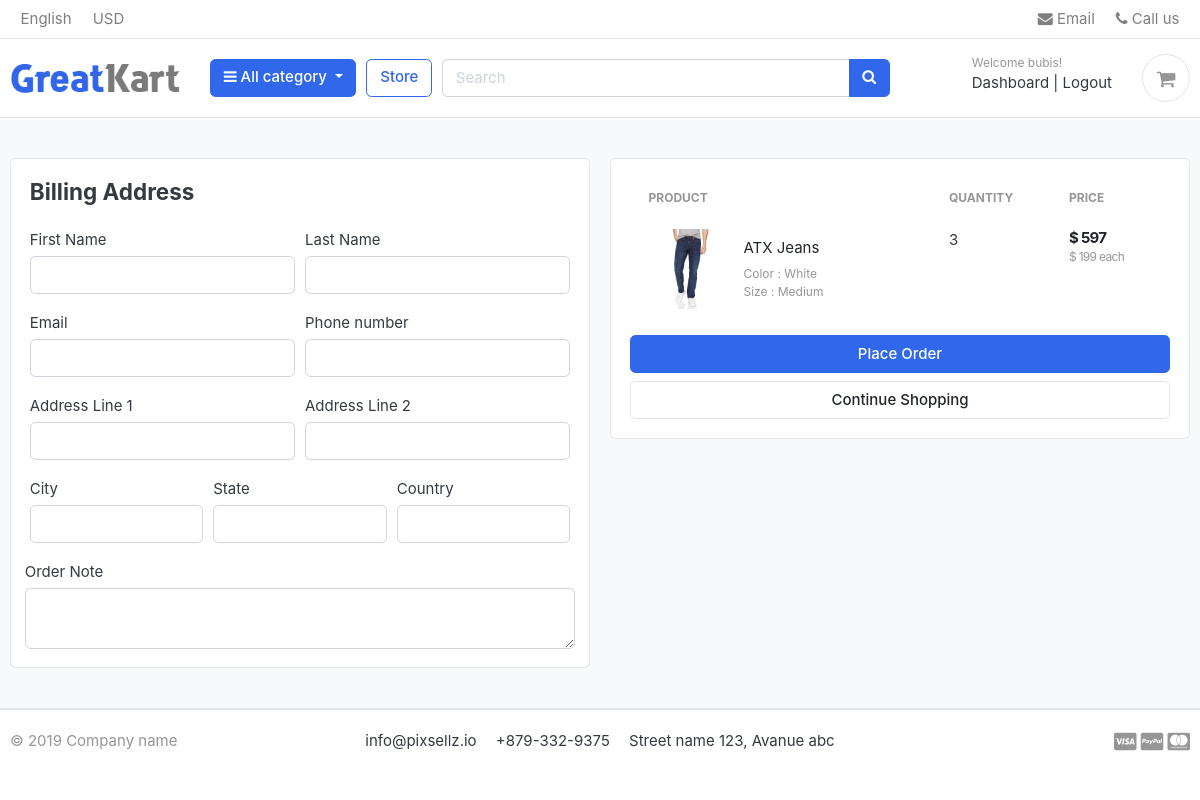
/cart/checkout/ (signed in), run on an earlier commit of the app's database.
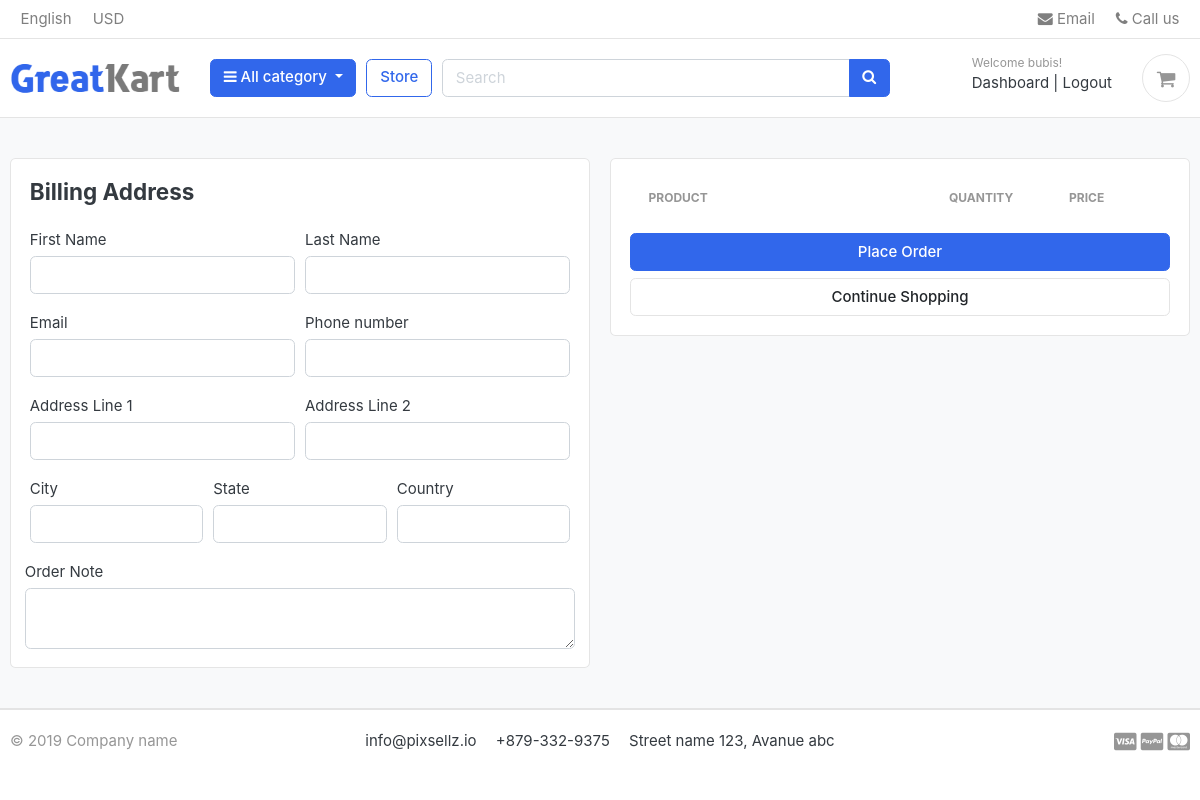
And on a later commit of the database.
### carts/models.py (models this page shows, shortened)
class CartItem(models.Model):
    user = models.ForeignKey(Account, on_delete=models.CASCADE, null=True)
    product = models.ForeignKey(Product, on_delete=models.CASCADE)
    variations = models.ManyToManyField(Variation,blank=True)
    cart = models.ForeignKey(Cart, on_delete=models.CASCADE, null=True)
    quantity = models.IntegerField()
    is_active = models.BooleanField(default=True)
    def sub_total(self):
        return self.product.price * self.quantity

### store/models.py (models this page shows, shortened)
class Product(models.Model):
    product_name = models.CharField(max_length=200, unique=True)
    slug = models.SlugField(max_length=200, unique=True)
    description = models.TextField(max_length=500, blank=True)
    price = models.IntegerField()
    images = models.ImageField(upload_to='photos/products')
    stock = models.IntegerField()
    is_available = models.BooleanField(default=True)
    category = models.ForeignKey(Category, on_delete=models.CASCADE)
    created_date = models.DateTimeField(auto_now_add=True)
    modified_date = models.DateTimeField(auto_now=True)
    def get_url(self):
        return reverse('product_detail', args = [self.category.slug, self.slug])

class Variation(models.Model):
    product = models.ForeignKey(Product, on_delete= models.CASCADE)  # Cascade as if the product is deleted, the variations of the product are also deleted.
    variation_category = models.CharField(max_length=100, choices=variation_category_choice)
    variation_value = models.CharField(max_length=100)
    is_active = models.BooleanField(default=True)
    created_at = models.DateTimeField(auto_now=True)
    objects = VariationManager()

### carts/views.py (the view)
# urls.py: path('checkout/', views.checkout, name='checkout')
@login_required(login_url='login')
def checkout(request, total=0, quantity=0, cart_items=None):
    try:
        tax = 0
        grand_total = 0
        if request.user.is_authenticated:
            cart_items = CartItem.objects.filter(user=request.user, is_active=True)
        else:
            cart = Cart.objects.get(cart_id=_cart_id(request))
            cart_items = CartItem.objects.filter(cart=cart,is_active=True)
        for cart_item in cart_items:
            total += (cart_item.product.price * cart_item.quantity)
            quantity += cart_item.quantity
        tax = (2 * total)/100
        grand_total = total + tax
    except ObjectDoesNotExist:
        pass # Just ignore
    context = {
        'total': total, 'quantity': quantity, 'cart_items': cart_items, 'tax': tax, 'grand_total': grand_total,
    }
    return render(request,'store/checkout.html', context)

### templates/store/checkout.html (shortened to what this page needs)
{% extends 'base.html' %}
{% load static %}
{% block content %}
<section class="section-content padding-y bg">
<div class="container">
<div class="row">
	<aside class="col-lg-6">
<div class="card">
	<div class="card-body">
		<h4 class='card-title mb-4'>Billing Address</h4>
		<form action="{% url 'place_order' %}" method="POST">
			<div class="form-row">
				<div class="col form-group">
					<label for="">First Name</label>
					<input type="text" name='first_name' class='form-control' required>
				</div>
				<div class="col form-group">
					<label for="">Last Name</label>
					<input type="text" name='last_name' class='form-control' required>
				</div>
			</div>
			<div class="form-row">
				<div class="col form-group">
					<label for="">Email</label>
					<input type="email" name='email' class='form-control' required>
				</div>
				<div class="col form-group">
					<label for="">Phone number</label>
					<input type="text" name='phone' class='form-control' required>
				</div>
			</div>
			<div class="form-row">
				<div class="col form-group">
					<label for="">Address Line 1</label>
					<input type="text" name='address_line_1' class='form-control' required>
				</div>
				<div class="col form-group">
					<label for="">Address Line 2</label>
					<input type="text" name='address_line_2' class='form-control'>
				</div>
			</div>
			<div class="form-row">
				<div class="col form-group">
					<label for="">City</label>
					<input type="text" name='city' class='form-control' required>
				</div>
				<div class="col form-group">
					<label for="">State</label>
					<input type="text" name='state' class='form-control'>
				</div>
				<div class="col form-group">
					<label for="">Country</label>
					<input type="text" name='country' class='form-control' required>
				</div>
			</div>
			<div class="form-row">
				<label for="">Order Note</label>
				<textarea name="order_note" rows="2" class='form-control'></textarea>
			</div>
	</div>
</div>
	</aside>
	<aside class="col-lg-6">
		<div class="card">
		<div class="card-body">
			<table class="table table-borderless table-shopping-cart">
			<thead class="text-muted">
			<tr class="small text-uppercase">
			  <th scope="col">Product</th>
			  <th scope="col" width="120">Quantity</th>
			  <th scope="col" width="120">Price</th>
			</tr>
			</thead>
			<tbody>
			{% for cart_item in cart_items %}
			<tr>
				<td>
					<figure class="itemside align-items-center">
						<div class="aside"><img src="{{ cart_item.product.images.url }}" class="img-sm"></div>
						<figcaption class="info">
							<a href="{{ cart_item.product.get_url }}" class="title text-dark">{{ cart_item.product.product_name }}</a>
							<p class="text-muted small">
								{% if cart_item.variations.all %}
									{% for item in cart_item.variations.all %}
										{{ item.variation_category | capfirst }} : {{ item.variation_value | capfirst }} <br>
									{% endfor %}
								{% endif %}
							</p>
						</figcaption>
					</figure>
				</td>
				<td>
					<label for="">{{cart_item.quantity}}</label>
				</td>
				<td>
					<div class="price-wrap">
						<var class="price">$ {{ cart_item.sub_total }} </var>
						<small class="text-muted"> $ {{ cart_item.product.price }} each </small>
					</div>
				</td>
			</tr>
			{% endfor %}
			</tbody>
			</table>
			<button type="submit" name='submit' class="btn btn-primary btn-block">Place Order </button>
			<a href="{% url 'store' %}" class="btn btn-light btn-block">Continue Shopping</a>
		</div>
		</div>
</aside>
</div>
</div>
</section>
{% endblock %}

What changed in the data, as far as the page shows it:
removed CartItem: product.images (picture), product.product_name "ATX Jeans", quantity "3", sub_total "597", product.price "199"
no longer on this page (row unchanged): Variation: variation_category "Color", variation_value "White"
no longer on this page (row unchanged): Variation: variation_category "Size", variation_value "Medium"
